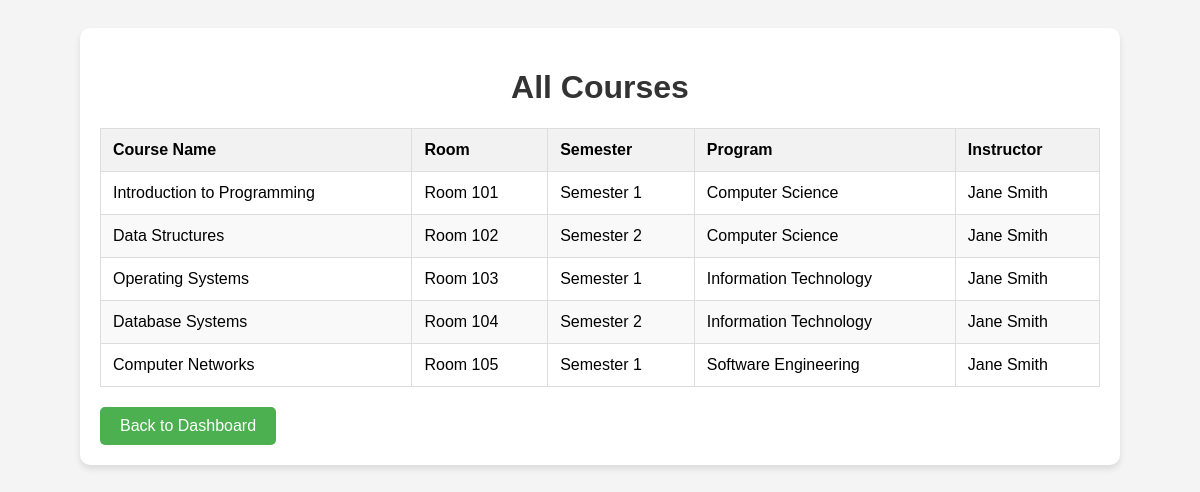
The page /viewCourses.php (signed in) on the database its author committed.
### tables this page shows
CREATE TABLE `courses` (
  `course_id` int(11) NOT NULL,
  `course_name` varchar(100) NOT NULL,
  `credits` int(11) NOT NULL,
  `room` varchar(50) DEFAULT NULL,
  `semester_id` int(11) NOT NULL,
  `instructor_id` int(11) DEFAULT NULL
);

CREATE TABLE `semesters` (
  `semester_id` int(11) NOT NULL,
  `semester_name` varchar(50) NOT NULL,
  `program_id` int(11) NOT NULL
);

CREATE TABLE `programs` (
  `program_id` int(11) NOT NULL,
  `program_name` varchar(100) NOT NULL
);

CREATE TABLE `users` (
  `user_id` int(11) NOT NULL,
  `name` varchar(100) NOT NULL,
  `email` varchar(100) NOT NULL,
  `password` varchar(255) NOT NULL,
  `role` enum('student','instructor','admin') NOT NULL,
  `program_id` int(11) DEFAULT NULL
);

### viewCourses.php (the view, shortened to what this page needs)
<?php
include 'db_connect.php';
$courses_query = "
    SELECT c.course_id, c.course_name,  c.room, c.semester_id, c.instructor_id,
           s.semester_name, p.program_name, u.name AS instructor_name
    FROM courses c
    LEFT JOIN semesters s ON c.semester_id = s.semester_id
    LEFT JOIN programs p ON s.program_id = p.program_id
    LEFT JOIN users u ON c.instructor_id = u.user_id
";
$stmt = $conn->prepare($courses_query);
$stmt->execute();
$courses_result = $stmt->fetchAll(PDO::FETCH_ASSOC);
?>
<!DOCTYPE html>
<html lang="en">
<head>
</head>
<body>
    <div class="container">
        <div class="header">
            <h1>All Courses</h1>
        </div>
        <?php if (count($courses_result) > 0): ?>
            <table>
                <thead>
                    <tr>
                        <th>Course Name</th>
                        <th>Room</th>
                        <th>Semester</th>
                        <th>Program</th>
                        <th>Instructor</th>
                    </tr>
                </thead>
                <tbody>
                    <?php foreach ($courses_result as $course): ?>
                        <tr>
                            <td><?php echo htmlspecialchars($course['course_name']); ?></td>
                            <td><?php echo htmlspecialchars($course['room']); ?></td>
                            <td><?php echo htmlspecialchars($course['semester_name']); ?></td>
                            <td><?php echo htmlspecialchars($course['program_name']); ?></td>
                            <td><?php echo htmlspecialchars($course['instructor_name']); ?></td>
                        </tr>
                    <?php endforeach; ?>
                </tbody>
            </table>
        <?php else: ?>
            <div class="message">No courses found in the database.</div>
        <?php endif; ?>
        <a href="index.php" class="back-button">Back to Dashboard</a>
    </div>
</body>
</html>

### viewCourses.php (style rules this page uses)
body { font-family: Arial, sans-serif; background-color: #f4f4f4; padding: 20px; }
.container { max-width: 1000px; margin: 0 auto; padding: 20px; background-color: white; border-radius: 10px; box-shadow: 0 4px 6px rgba(0, 0, 0, 0.1); }
.header { text-align: center; margin-bottom: 20px; }
.header h1 { font-size: 2rem; color: #333; }
table { width: 100%; border-collapse: collapse; margin-top: 20px; }
table, th, td { border: 1px solid #ddd; }
th, td { padding: 12px; text-align: left; }
th { background-color: #f2f2f2; }
tr:nth-child(even) { background-color: #f9f9f9; }
.back-button { display: inline-block; margin-top: 20px; padding: 10px 20px; background-color: #4CAF50; color: white; text-decoration: none; border-radius: 5px; text-align: center; }

### rows shown on the page
courses: course_name "Introduction to Programming", room "Room 101", semester.semester_name "Semester 1", programs.program_name "Computer Science", instructor.name "Jane Smith"
courses: course_name "Data Structures", room "Room 102", semester.semester_name "Semester 2", programs.program_name "Computer Science", instructor.name "Jane Smith"
courses: course_name "Operating Systems", room "Room 103", semester.semester_name "Semester 1", programs.program_name "Information Technology", instructor.name "Jane Smith"
courses: course_name "Database Systems", room "Room 104", semester.semester_name "Semester 2", programs.program_name "Information Technology", instructor.name "Jane Smith"
courses: course_name "Computer Networks", room "Room 105", semester.semester_name "Semester 1", programs.program_name "Software Engineering", instructor.name "Jane Smith"
